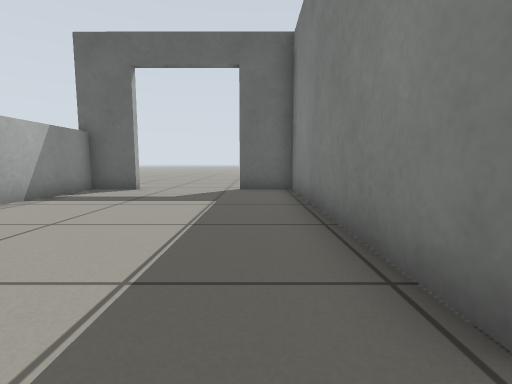
[1] (above)

12 first-person views from a walk through a robot-simulator world made for Gazebo. The camera is 0.45 m above the floor, tilts 6° down and sees 85° across. The floor is counted in squares, 0.5 m on a side. Each view is taken from the middle of a square. On the plan, view 1 faces up. The plan holds only what a view shows up to about 11 squares ahead; the rest is blank. Surface patterns are stand-ins for the level's own textures.

[2]
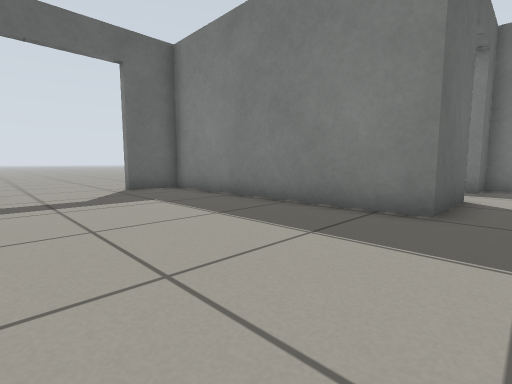

[3]
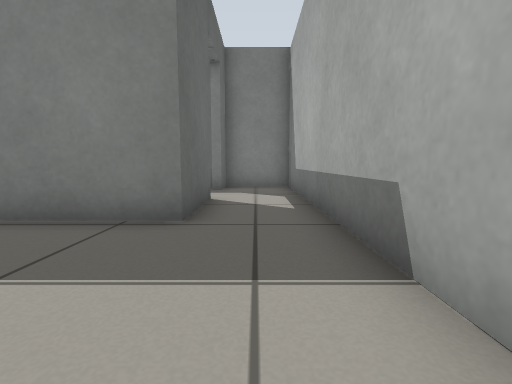

[4]
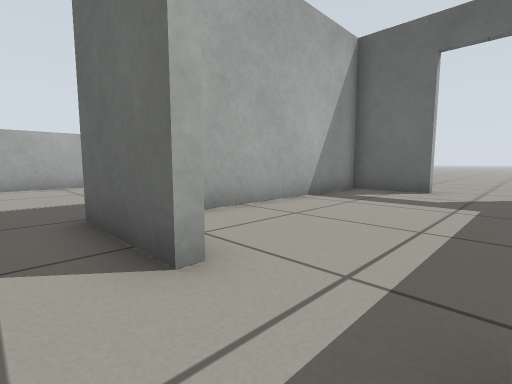

[5]
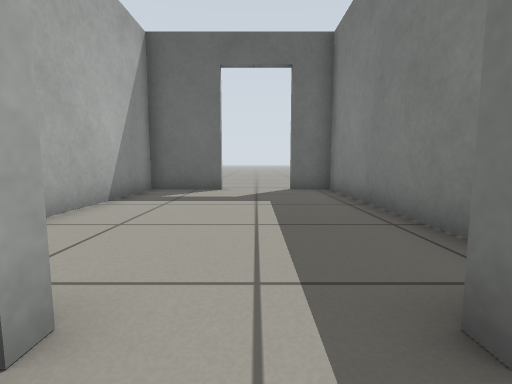

[6]
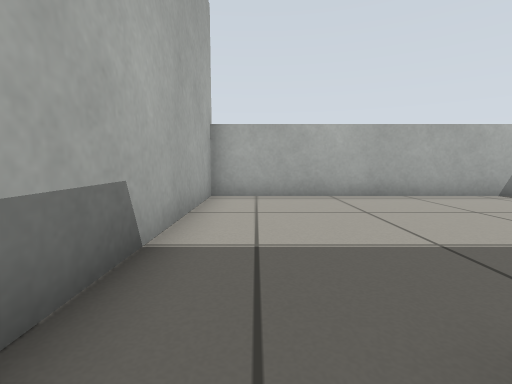

[7]
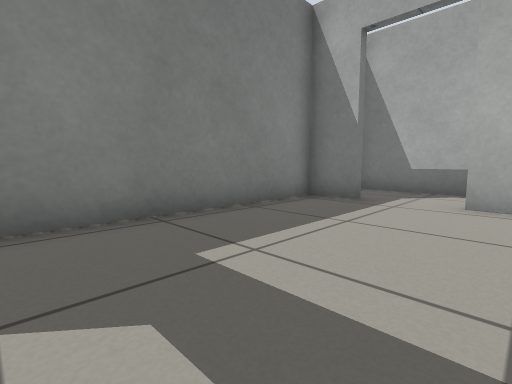

[8]
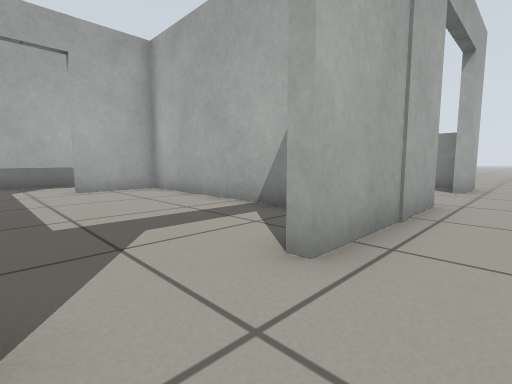

[9]
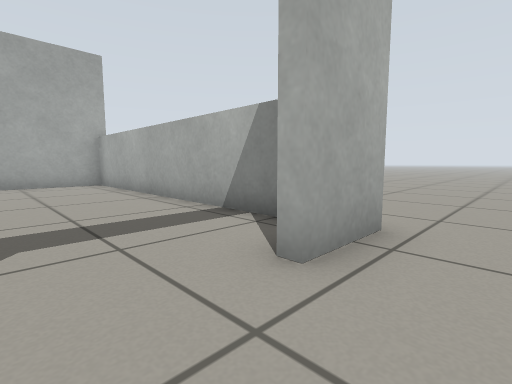

[10]
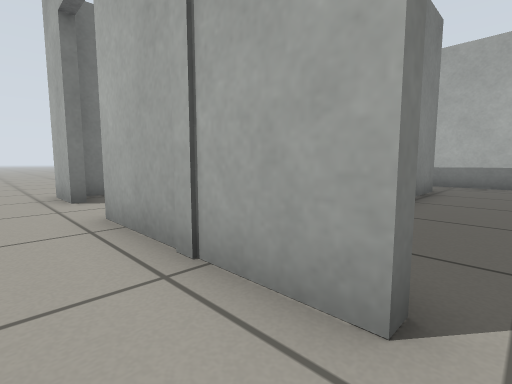

[11]
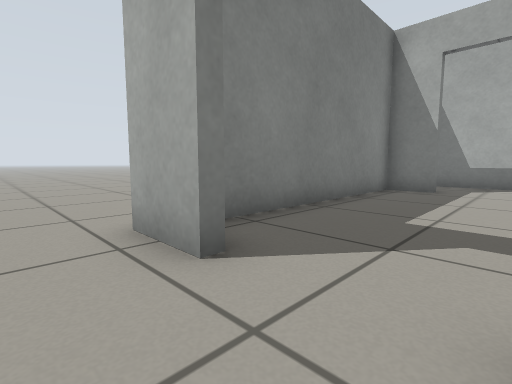

[12]
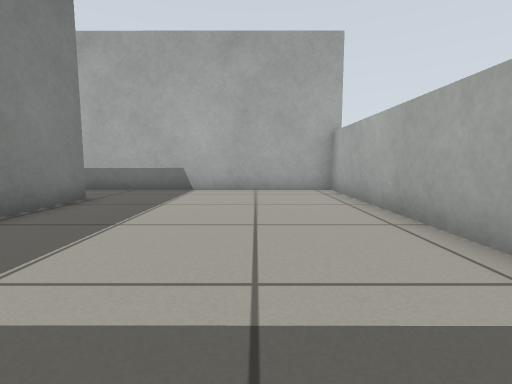

### Floor plan
Ten units are one square. View 1 is at (0, 0); x grows to the right and y downward. Boxes are objects, and circles mark ways between rooms. Rooms are numbered by the first view taken in them; rooms with no view inside come last. Other rooms are left out.
<svg viewBox="-75 -115 170 132">
<path fill="none" stroke="#000" d="M-40 -93 -55 -93 -55 12 75 12 75 -11 61 -11M40 -11 12 -11 12 -93 -6 -93M61 -14 75 -14 75 -93 61 -93M39 -93 15 -93 15 -14 40 -14M61 -96 78 -96M-59 -96 -40 -96M-6 -96 39 -96"/>
<circle cx="50" cy="-10" r="3" fill="#2a7"/>
<circle cx="-23" cy="-94" r="3" fill="#2a7"/>
<circle cx="50" cy="-92" r="3" fill="#2a7"/>
<circle cx="50" cy="-110" r="3" fill="#2a7"/>
<circle cx="-10" cy="-110" r="3" fill="#2a7"/>
<text x="-20" y="-40">1</text>
<text x="40" y="-50">2</text>
<text x="70" y="-110">3</text>
<text x="-50" y="-110">4</text>
<text x="20" y="-110">5</text>
</svg>
Room 1 opens to room 2. Room 1 opens to room 4. Room 2 opens to room 5. Room 3 opens to room 5. Room 4 opens to room 5.

Where each view was taken, in squares from view 1:
view 1: 0 up, 0 right, facing up
view 2: 0 up, 4 left, facing up-right
view 3: 0 up, 3 left, facing right
view 4: 0 up, 6 right, facing up-left
view 5: 0 up, 5 right, facing up
view 6: 0 up, 2 right, facing left
view 7: 8 up, 3 right, facing down-right
view 8: 11 up, 6 right, facing down-left
view 9: 11 up, 2 left, facing down-left
view 10: 11 up, 1 left, facing down-right
view 11: 11 up, 4 right, facing down-right
view 12: 8 up, 3 left, facing down
